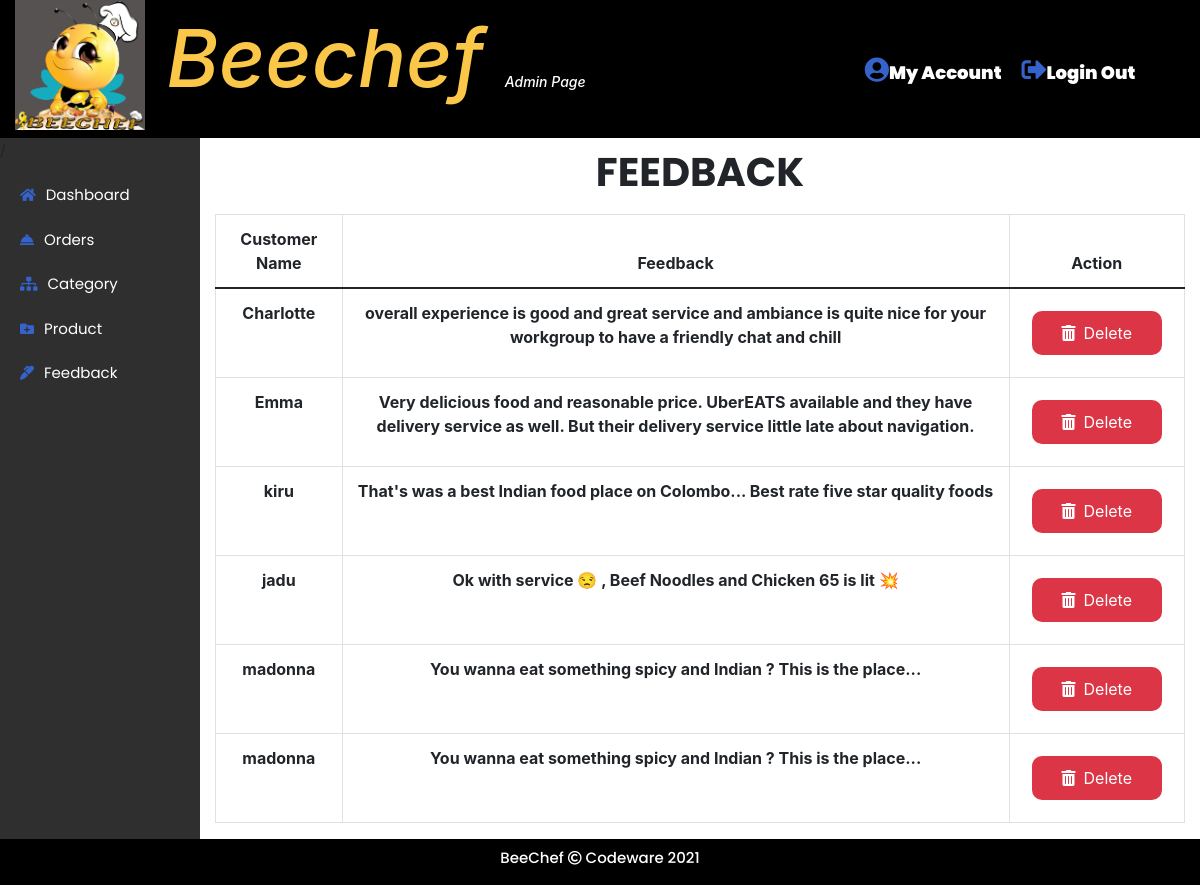
/Admin/feedback.php, run on the app's committed database.
### tables this page shows
CREATE TABLE `feedback` (
  `fid` int(11) NOT NULL,
  `f_description` varchar(500) NOT NULL,
  `uname` varchar(20) NOT NULL
);

### Admin/feedback.php (the view, shortened to what this page needs)
<?php
include "../Database/database.php";
include "admin_header.php";
?>
<div class="container-fluid ">
    <div class="row">
        <div class="col-md-2 px-0 ">
            <nav id="nav" class="active">/
                <ul>
                    <li><a href="admin.php"><span class="admin_iconBar"><i class="fas fa-home"></i></span>Dashboard</a></li>
                    <li><a href="order.php"><span class="admin_iconBar"><i class="fas fa-concierge-bell"></i></span>Orders</a></li>
                    <li><a href="category.php"><span class="admin_iconBar"><i class="fas fa-sitemap"></i></span>Category</a></li>
                    <li><a href="product.php"><span class="admin_iconBar"><i class="fas fa-folder-plus"></i></span>Product</a></li>
                    <li><a href="feedback.php"><span class="admin_iconBar"><i class="fas fa-marker"></i></span>Feedback</a></li>
                </ul>
            </nav>
        </div>
        <div class="col-md-10">
            <h1 class="page-header text-center page-header-cate">FEEDBACK</h1>
            <table class="table table-hover text-center table-bordered" >
                <thead>
                    <tr>
                        <th scope="col">Customer Name</th>
                        <th scope="col">Feedback</th>
                        <th scope="col">Action</th>
                    </tr>
                </thead>
                <tbody>
                    <?php
                        $sql="SELECT * FROM feedback";
                        $query=$conn->query($sql);
					    while($row=$query->fetch_array()){
                    ?>
                    <tr>
                        <td><b><?php echo $row['uname']; ?></b>
                        </td>
                        <td><b><?php echo $row['f_description']; ?></b>
                        </td>
                        <td>
                            <a id="FBdelete" href="feedbackDelete.php?proId=<?php echo $row['fid']; ?>"><i class="fas fa-trash-alt pr-2"></i>Delete</a>
                        </td>
                    </tr>
                    <?PHP } ?>
                </tbody>
            </table>
        </div>
    </div>
</div>
<?php
include "admin_footer.php";
?>

### css/adminStyle.css (style rules this page uses)
* { margin: 0; padding: 0; box-sizing: border-box; }
span { font-size: 20px; color: white; }
span { font-size: 14px; }

### data on the page
feedback: uname "Charlotte", f_description "overall experience is good and great service and ambiance is quite nice for your workgroup to have a friendly chat and chill"
feedback: uname "Emma", f_description "Very delicious food and reasonable price. UberEATS available and they have delivery service as well. But their delivery service little late about navigation."
feedback: uname "kiru", f_description "That's was a best Indian food place on Colombo... Best rate five star quality foods"
feedback: uname "jadu", f_description "Ok with service 😒 , Beef Noodles and Chicken 65 is lit 💥"
feedback: uname "madonna", f_description "You wanna eat something spicy and Indian ? This is the place..."
feedback: uname "madonna", f_description "You wanna eat something spicy and Indian ? This is the place..."
